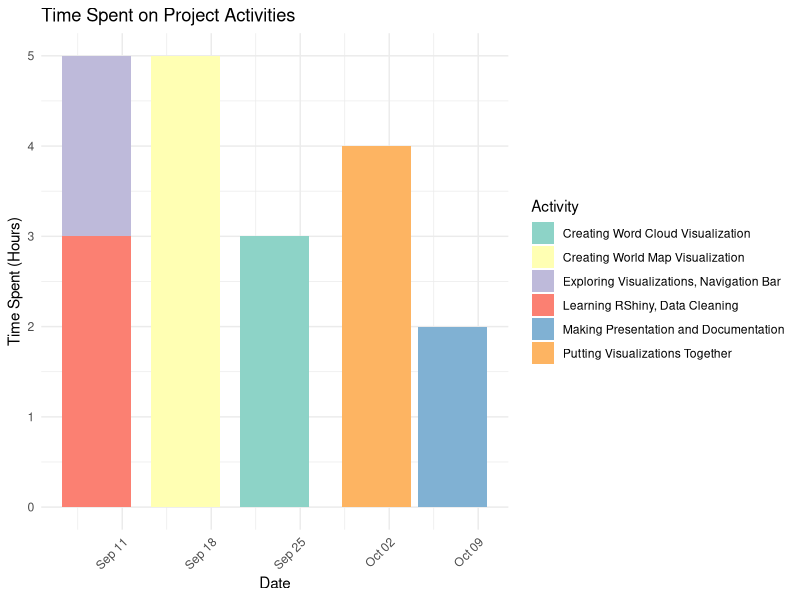

Write R code to recreate this figure.
## ---- chunk 1

library(ggplot2)


time_log <- data.frame(
  Date = c("2023-09-09", "2023-09-09", "2023-09-16", "2023-09-23", "2023-10-01", "2023-10-07"),
  Time_Spent_Hours = c(3, 2, 5, 3, 4, 2),
  Activity = c("Learning RShiny, Data Cleaning", "Exploring Visualizations, Navigation Bar", "Creating World Map Visualization", "Creating Word Cloud Visualization", "Putting Visualizations Together", "Making Presentation and Documentation")
)

# Convert the Date column to a Date type
time_log$Date <- as.Date(time_log$Date)

# Create a bar chart
time_chart <- ggplot(time_log, aes(x = Date, y = Time_Spent_Hours, fill = Activity)) +
  geom_bar(stat = "identity") +
  labs(title = "Time Spent on Project Activities",
       x = "Date",
       y = "Time Spent (Hours)",
       fill = "Activity") +
  theme_minimal() +
  theme(axis.text.x = element_text(angle = 45, hjust = 1)) +
  scale_fill_brewer(palette = "Set3")

# Display the chart
print(time_chart)

